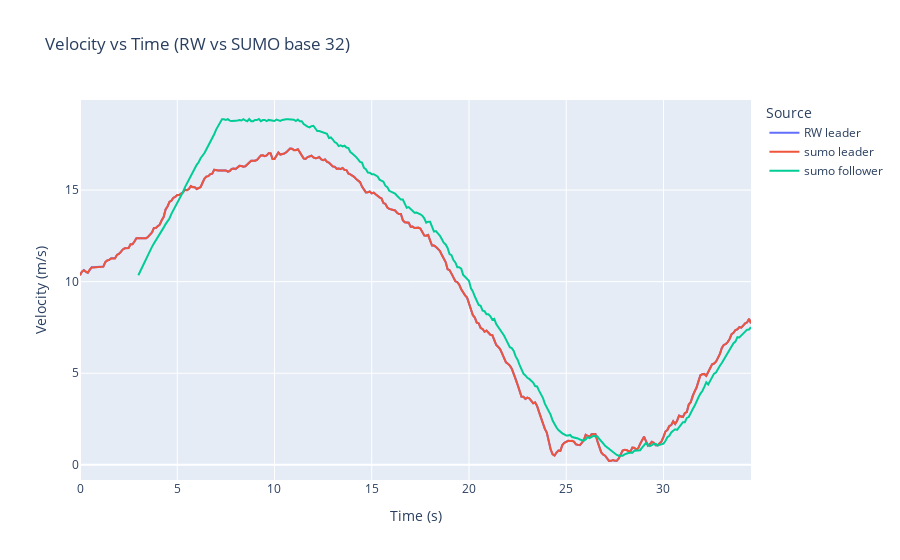

Notebook cell for this chart:
### Code cell
vt_fig = go.Figure(data=go.Scatter(x=actual_df['seconds'], y=actual_df['velocity'], name='RW leader'))

vt_fig.add_scatter(x=leader_df["time"], y=leader_df["speed"], name="sumo leader")
vt_fig.add_scatter(x=follower_df["time"], y=follower_df["speed"], name="sumo follower")

vt_fig.update_layout(
    title="Velocity vs Time (RW vs SUMO base 32)",
    xaxis_title="Time (s)",
    yaxis_title="Velocity (m/s)",
    legend_title="Source",
)

vt_fig.show()

### Figure 1 — Plotly figure (JSON) as saved in the notebook; plotly's stock layout.template omitted (floating-point values rounded to 4 significant figures; data arrays with more than 128 entries replaced by an {"elided": "..."} marker saying what was removed)
{"data": [{"name": "RW leader", "type": "scatter", "x": {"elided": "346 float values"}, "y": {"elided": "346 float values"}}, {"name": "sumo leader", "type": "scatter", "x": {"elided": "346 str values"}, "y": {"elided": "346 str values"}}, {"name": "sumo follower", "type": "scatter", "x": {"elided": "316 str values"}, "y": {"elided": "316 str values"}}], "layout": {"legend": {"title": {"text": "Source"}}, "title": {"text": "Velocity vs Time (RW vs SUMO base 32)"}, "xaxis": {"title": {"text": "Time (s)"}}, "yaxis": {"title": {"text": "Velocity (m/s)"}}}}
